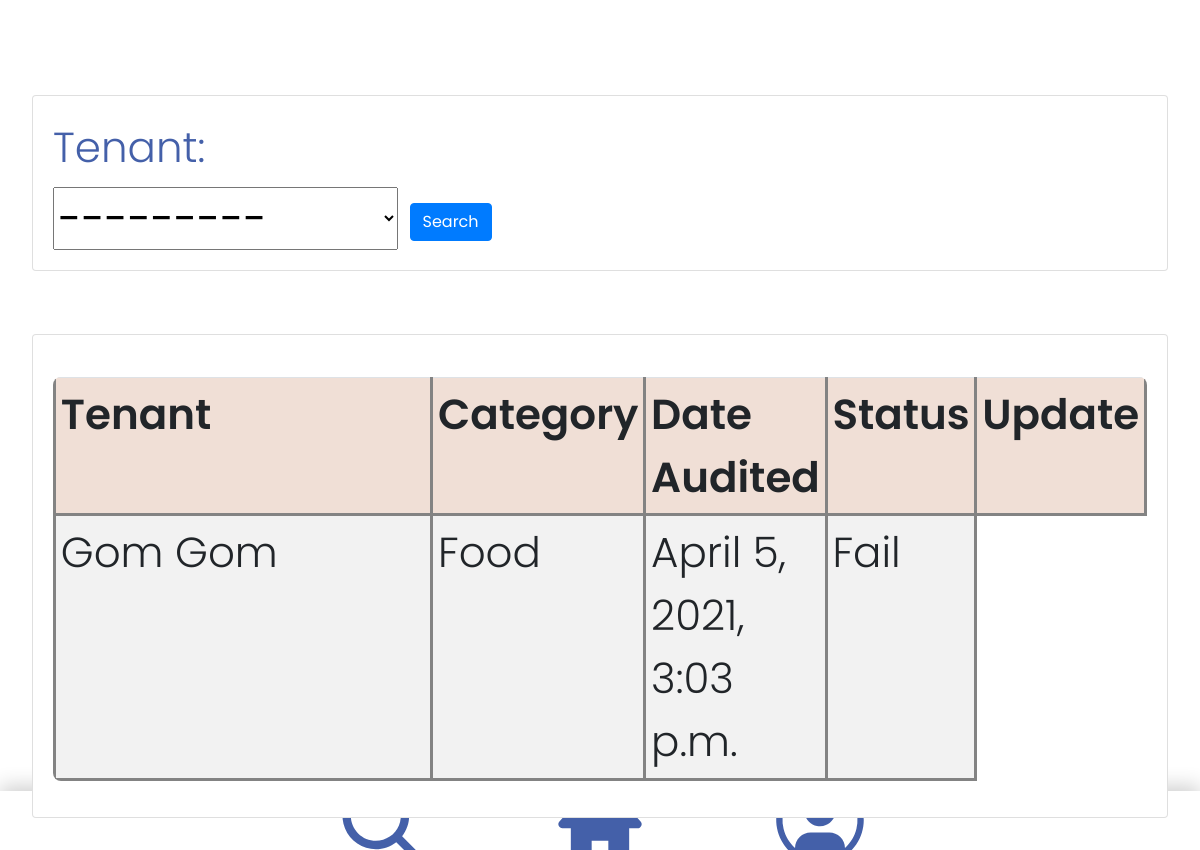
Screenshot of /staff/1/ (signed in) with the database file from the repository.
### accounts/models.py (models this page shows)
class Audit(models.Model):
    STATUS = (
        ('Pending', 'Pending'),
        ('Pass', 'Pass'),
        ('Fail', 'Fail'),
    )
    date_audited = models.DateTimeField(auto_now_add=True)
    status = models.CharField(max_length=50, choices=STATUS)
    tenant = models.ForeignKey(Tenant, null=True, on_delete=models.SET_NULL)
    staff = models.ForeignKey(Staff, null=True, on_delete=models.SET_NULL)
    comment = models.TextField(blank=True)

class Tenant(models.Model):
    STATUS = (
        ('Pending', 'Pending'),
        ('Pass', 'Pass'),
        ('Fail', 'Fail'),
    )
    name = models.CharField(max_length=100)
    status = models.CharField(max_length=50, choices=STATUS, blank=True)
    category = models.CharField(max_length=100)
    date_created = models.DateTimeField(auto_now_add=True)
    description = models.CharField(max_length=100, blank=True)
    actual_img = models.ImageField(upload_to ='images/')
    def __str__(self):
        return self.name

### accounts/decorators.py (the view)
	def wrapper_function(request, *args, **kwargs):
		group = None
		if request.user.groups.exists():
			group = request.user.groups.all()[0].name
		if group == 'tenant':
			return redirect('user-page')
		if group == 'admin':
			return view_func(request, *args, **kwargs)

### accounts/views.py (called while the page is built)
@login_required(login_url='login')
@admin_only
def staff(request, pk):
    staff = Staff.objects.get(id=pk)
    audits = staff.audit_set.all()
    myFilter = AuditFilter(request.GET, queryset=audits)
    audits = myFilter.qs
    audit_count = audits.count()
    context = {'staff': staff, 'audits': audits, 'audit_count': audit_count, 'myFilter': myFilter}
    return render(request, 'accounts/staff.html', context)

### accounts/templates/accounts/staff.html (shortened to what this page needs)
{% extends 'accounts/main.html' %}
{% block content %}
<br>
<div class="row">
	<div class="col">
		<div class="card card-body">
			<form method="get">
                {{ myFilter.form }}
		    <button class="btn btn-primary" type="submit">Search</button>
		  </form>
		</div>
	</div>
</div>
<br>
<div class="row">
	<div class="col-md">
		<div class="card card-body">
			<table class="table table-sm">
				<tr>
					<th>Tenant</th>
					<th>Category</th>
					<th>Date Audited</th>
					<th>Status</th>
					<th>Update</th>
				</tr>
                {% for audit in audits %}
                    <tr>
                        <td>{{ audit.tenant }}</td>
                        <td>{{ audit.tenant.category }}</td>
                        <td>{{ audit.date_audited }}</td>
                        <td>{{ audit.status }}</td>
                    </tr>
                {% endfor %}
			</table>
		</div>
	</div>
</div>
{% endblock %}

### static/CSS/index.css (style rules this page uses)
body { margin: 2rem; font-family: "Poppins", sans-serif; color: #4460a9; font-weight: 350; font-size: 3.5vw; height:90% }
table { border-collapse: collapse; display: block; width: 100%; overflow-y: auto; overflow-x: hidden; border-radius: 8px 8px 8px 8px; margin-top: 2%; }
table td, table th { border: 3px solid rgb(131, 131, 131); padding-left: 1rem; padding-right: 1rem; padding-bottom: 0.5rem; padding-top: 00.5rem; width: 100%; }
table tr:nth-child(even) { background-color: #f2f2f2; }
table th { padding-top: 6px; padding-bottom: 6px; text-align: left; background-color: #f0dfd6; font-weight: 550; }
label { display: block; width: 100%; }

### static/CSS/Navbar.css (style rules this page uses)
body { margin: 15px; font-family: "Poppins", sans-serif; color: #4460a9; font-weight: 350; font-size: 3.5vw; }

### rows the page displays
Audit: tenant "Gom Gom", tenant.category "Food", date_audited "April 5, 2021, 3:03 p.m.", status "Fail"
